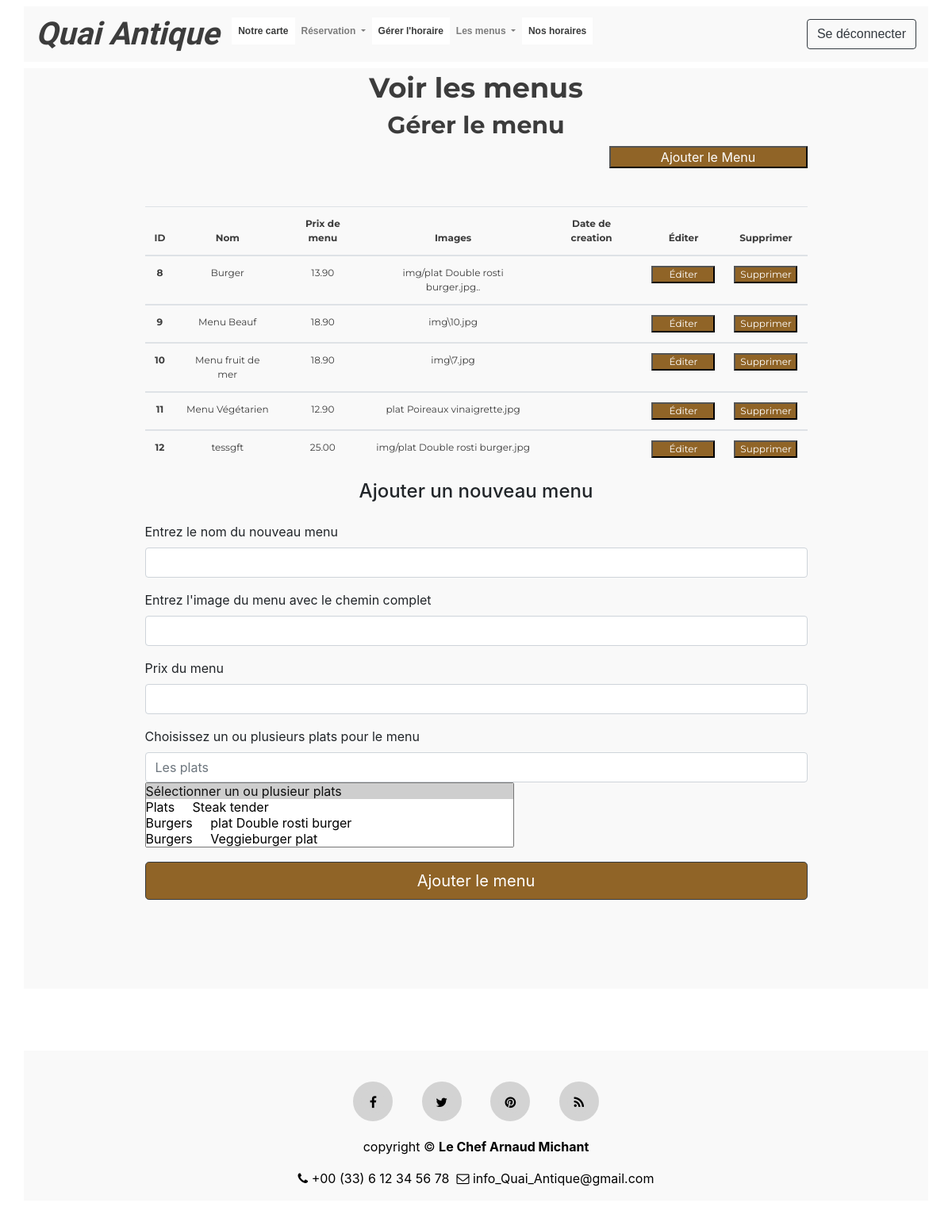
The app's page /view_menu.php (signed in) with its own data.
### tables this page shows
CREATE TABLE `menu` (
  `Id` int(11) NOT NULL,
  `name` varchar(200) NOT NULL,
  `price` decimal(10,2) NOT NULL,
  `creationdate` timestamp NULL DEFAULT NULL,
  `image` varchar(200) NOT NULL
);

### manage.menu.inc.php (the view, shortened to what this page needs)
<?php
require "header.php";
require 'includes/dbh.inc.php';
?>
<div class="container">
    <h4 class="text-center menuSubTitle">Gérer le menu<br></h4>
    <div class="col-md-12 offset-md-0">
    <?php
    echo" <div style='text-align: right;'><button class='foodaddbutton' type='button'><a href='#menuform'>Ajouter le Menu</button></a></div><br><br>";
    if(isset($_SESSION['role']) ){$role=($_SESSION['role']); };
    if( (isset($_SESSION['user_id']) && (isset($_SESSION['role']))  )) {
        if($role==2){
            $sql = "SELECT * FROM menu";
            $result = $conn->query($sql);
            if ($result->num_rows > 0) {
                echo'
                <table class="table table-hover table-responsive-sm text-center">
                    <thead>
                        <tr>
                            <th scope="col" class="schedulehour">ID</th>
                            <th scope="col" class="schedulehour">Nom </th>
                            <th scope="col" class="schedulehour">Prix de menu</th>
                            <th scope="col" class="schedulehour">Images</th>
                            <th scope="col" class="schedulehour">Date de creation</th>
                            <th scope="col" class="schedulehour">Éditer</th>
                            <th scope="col" class="schedulehour">Supprimer</th>
                        </tr>
                    </thead> ';
                while($row = $result->fetch_assoc()) {
                    echo"
                    <tbody>
                        <tr>
                            <th scope='row' class='schedulehour'>".$row["Id"]."</th>
                            <td class='schedulehour'>".$row["name"]."</td>
                            <td class='schedulehour'>".$row["price"]."</td>
                            <td class='schedulehour'>".$row["image"]."</td>
                            <td class='schedulehour'>".$row["creationdate"]."</td>
                            <td class='schedulehour'><button class='reservupdatebutton' type='button'><a href=edit.menu.inc.php?menuedit-submit=1&menu_id=".$row["Id"]."&signature=".$row["signature"]."&action=update>Éditer</button></td>
                            <td class='schedulehour'><button class='reservupdatebutton' type='button'><a href=includes/delete.php?menudelete-submit=1&menu_id=".$row["Id"]."&action=delete>Supprimer</button></td>
                        </tr>
                    </tbody>";
                }
                echo "</table>";
            }
            else {
                echo "<p class='text-white text-center bg-danger'>Votre liste de réservation est vide !<p>";
            }
        }
    }
    if(isset($_SESSION['user_id'])){
        if($_SESSION['role']==2){
            if( isset($_POST['submit-addmenu'] ) ){
                echo '<h5 class="bg-danger text-center">Le nom du bouton "submit-addmenu" est cliqué</h5>';
            } else {
                echo'
                <div class="menu-form">
                    <form action="includes\menu.inc.php" id="menuform" method="post">
                        <div class="row form-group">
                            <div class="col"><h4>Ajouter un nouveau menu</h4> </div>';
                            echo'</div>
                        <input type="hidden" class="form-control" name="menuid" value="'. $_SESSION['user_id'] .'" required="required">
                        <div class="form-group">
                            <label>Entrez le nom du nouveau menu</label>
                            <input type="text" class="form-control" name="menuname" id="menuname" required="required">
                        </div>
                        <div class="form-group">
                            <label>Entrez l\'image du menu avec le chemin complet</label>
                            <input type="text" class="form-control" name="menuimage" id="menuimage" required="required">
                        </div>
                        <div class="form-group">
                            <label for="menuprice">Prix du menu</label>
                            <input type="number" class="form-control" name="menuprice" id="menuprice" step="any" required="required">
                        </div>
                        <div class="form-group">
                            <label for="foodid" class="form-label">Choisissez un ou plusieurs plats pour le menu</label>
                            <input class="form-control" list="foodOptions" id="foodid" name="menufood[]" placeholder="Les plats">
                            <select multiple id="foodoptions"  name="menufood[]">
                                <option selected>Sélectionner un ou plusieur plats</option>';
                            require 'includes/dbh.inc.php';
                            $sql = "SELECT f.name AS fname, f.Id AS id, c.name AS cname FROM foods f LEFT JOIN category AS c ON f.category_id=c.Id";
                            $result = $conn->query($sql);
                            if ($result->num_rows > 0) {
                                while($row = $result->fetch_assoc()) {
                                    echo '<option value="' . $row['Id'] . '">' . $row['cname'] .'&nbsp;&nbsp;&nbsp;&nbsp; '. $row['fname'] . '</option>';
                                }
                            }
                            echo'
                            </select>
                        </div>
                        <div class="form-group">
                            <button type="submit" name="submit-addmenu" id="submit-addmenu" class="btn btn-dark btn-lg btn-block">Ajouter le menu</button>
                        </div>
                    </form>
                    <br><br>
                </div>';
            }
        }
        else {
            echo '<p class="text-center"><br>Vous n\'avez aucune autorisation<br><br></p>';
        }
    }
?>
    </div>
</div>
<br><br>

### css/style.css (style rules this page uses)
* { margin:0; padding:0; }
body { overflow-y: scroll; overflow-x: scroll; }
h4 { text-align: center; font-family: 'Lora', serif; font-size: 35px; color: #3c3c3c; }
.schedulehour { padding: auto; margin: 0 !important; font-family: 'Montserrat', sans-serif; font-size: 12px; color: #3c3c3c; text-align: center; }
.container { background: #f9f9f9; }
a:link { color: white; }
.reservupdatebutton { width: 80px; color: #906427 !important; background-color: #906427 !important; }
.reservupdatebutton a { color: white; }
.reservupdatebutton a:link { color: white !important; }
.foodaddbutton { width: 250px; background-color: #906427; }
.foodaddbutton a { color: white !important; }
.btn-dark { background-color: #906427 !important; }
.menuSubTitle { font-family: 'Montserrat', sans-serif; font-size: 30px; font-weight: bold; color: #3c3c3c; text-align: center; }
.row { margin: 15px; }

### records on screen
menu: Id "8", name "Burger", price "13.90", image "img/plat Double rosti burger.jpg.."
menu: Id "9", name "Menu Beauf", price "18.90", image "img\\10.jpg"
menu: Id "10", name "Menu fruit de mer", price "18.90", image "img\\7.jpg"
menu: Id "11", name "Menu Végétarien", price "12.90", image "plat Poireaux vinaigrette.jpg"
menu: Id "12", name "tessgft", price "25.00", image "img/plat Double rosti burger.jpg"
